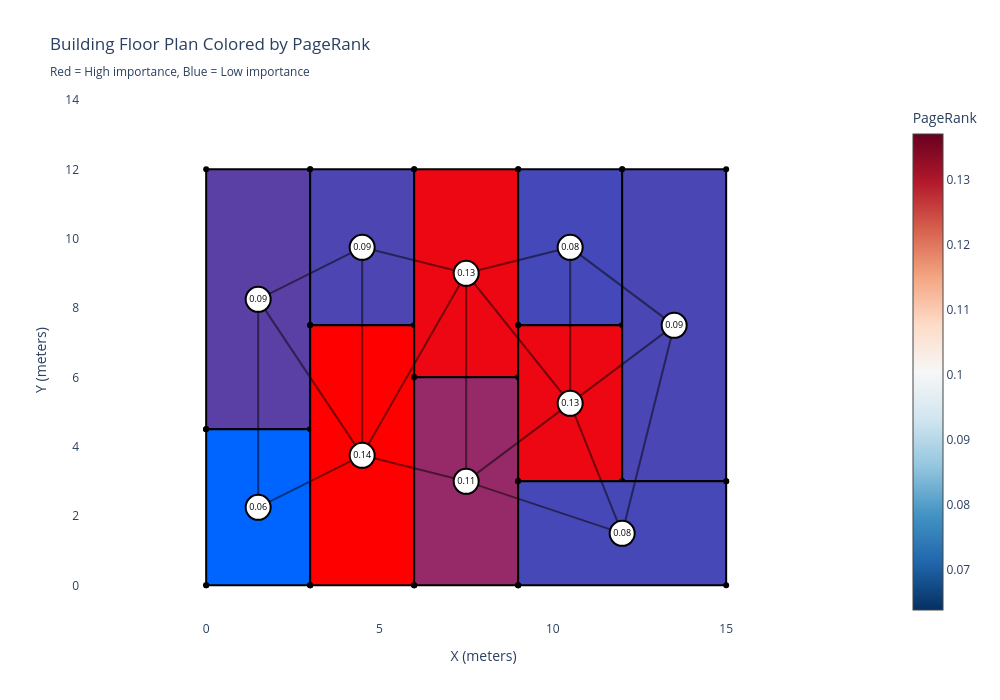

Source (notebook cell):
### Markdown cell above
## Visualize PageRank on Floor Plan

### Code cell
def visualize_pagerank(cellcomplex, graph, pagerank_scores):
    """
    Visualize the building with rooms colored by PageRank.
    """
    fig = go.Figure()
    
    cells = cellcomplex.Cells()
    graph_vertices = graph.Vertices()
    
    # Normalize PageRank for color mapping
    pr_min = min(pagerank_scores)
    pr_max = max(pagerank_scores)
    pr_range = pr_max - pr_min if pr_max > pr_min else 1
    
    # Match cells to graph vertices by centroid proximity
    cell_pr = []
    for cell in cells:
        centroid = cell.CenterOfMass()
        min_dist = float('inf')
        best_pr = 0
        for j, gv in enumerate(graph_vertices):
            gv_coord = gv.Coordinates()
            dist = ((centroid[0] - gv_coord[0])**2 + 
                    (centroid[1] - gv_coord[1])**2 + 
                    (centroid[2] - gv_coord[2])**2)**0.5
            if dist < min_dist:
                min_dist = dist
                best_pr = pagerank_scores[j]
        cell_pr.append(best_pr)
    
    # Draw rooms with PageRank coloring
    for i, cell in enumerate(cells):
        faces = cell.Faces()
        pr = cell_pr[i]
        # Normalize for color
        pr_norm = (pr - pr_min) / pr_range
        
        for face in faces:
            vertices = face.Vertices()
            coords = [v.Coordinates() for v in vertices]
            z_coords = [c[2] for c in coords]
            
            # Find bottom face
            if all(abs(z) < 0.01 for z in z_coords):
                x = [c[0] for c in coords] + [coords[0][0]]
                y = [c[1] for c in coords] + [coords[0][1]]
                
                # Color based on PageRank (red = high, blue = low)
                r = int(255 * pr_norm)
                g = int(100 * (1 - pr_norm))
                b = int(255 * (1 - pr_norm))
                color = f'rgb({r},{g},{b})'
                
                fig.add_trace(go.Scatter(
                    x=x, y=y,
                    fill='toself',
                    fillcolor=color,
                    line=dict(color='black', width=2),
                    name=f'PR: {pr:.3f}',
                    hovertext=f'PageRank: {pr:.4f}',
                    hoverinfo='text',
                    showlegend=False
                ))
                break
    
    # Add colorbar
    fig.add_trace(go.Scatter(
        x=[None], y=[None],
        mode='markers',
        marker=dict(
            colorscale='RdBu_r',
            cmin=pr_min,
            cmax=pr_max,
            colorbar=dict(title='PageRank', x=1.02),
            showscale=True
        ),
        showlegend=False
    ))
    
    # Draw graph overlay
    graph_edges = graph.Edges()
    for edge in graph_edges:
        verts = edge.Vertices()
        if len(verts) == 2:
            p1 = verts[0].Coordinates()
            p2 = verts[1].Coordinates()
            fig.add_trace(go.Scatter(
                x=[p1[0], p2[0]],
                y=[p1[1], p2[1]],
                mode='lines',
                line=dict(color='rgba(0,0,0,0.5)', width=2),
                showlegend=False,
                hoverinfo='skip'
            ))
    
    # Draw vertices with labels
    gv_coords = [v.Coordinates() for v in graph_vertices]
    x = [c[0] for c in gv_coords]
    y = [c[1] for c in gv_coords]
    labels = [f'{pr:.2f}' for pr in pagerank_scores]
    
    fig.add_trace(go.Scatter(
        x=x, y=y,
        mode='markers+text',
        marker=dict(size=25, color='white', line=dict(color='black', width=2)),
        text=labels,
        textposition='middle center',
        textfont=dict(size=9, color='black'),
        hovertext=[f'PageRank: {pr:.4f}' for pr in pagerank_scores],
        hoverinfo='text',
        showlegend=False
    ))
    
    fig.update_layout(
        title='Building Floor Plan Colored by PageRank<br><sub>Red = High importance, Blue = Low importance</sub>',
        xaxis=dict(title='X (meters)', scaleanchor='y', scaleratio=1, range=[-1, 17]),
        yaxis=dict(title='Y (meters)', range=[-1, 14]),
        width=1000,
        height=700,
        plot_bgcolor='white'
    )
    
    return fig

fig = visualize_pagerank(building, graph, pagerank_scores)
fig.show()

### Figure 1 — Plotly figure (JSON) as saved in the notebook; plotly's stock layout.template omitted (floating-point values rounded to 4 significant figures)
{"data": [{"fill": "toself", "fillcolor": "rgb(90,64,164)", "hoverinfo": "text", "hovertext": "PageRank: 0.0898", "line": {"color": "black", "width": 2}, "name": "PR: 0.090", "showlegend": false, "type": "scatter", "x": [0, 0, 3, 3, 0], "y": [4.5, 12, 12, 4.5, 4.5]}, {"fill": "toself", "fillcolor": "rgb(0,100,255)", "hoverinfo": "text", "hovertext": "PageRank: 0.0637", "line": {"color": "black", "width": 2}, "name": "PR: 0.064", "showlegend": false, "type": "scatter", "x": [0, 0, 3, 3, 0], "y": [0, 4.5, 4.5, 0, 0]}, {"fill": "toself", "fillcolor": "rgb(77,69,177)", "hoverinfo": "text", "hovertext": "PageRank: 0.0861", "line": {"color": "black", "width": 2}, "name": "PR: 0.086", "showlegend": false, "type": "scatter", "x": [3, 3, 6, 6, 3], "y": [7.5, 12, 12, 7.5, 7.5]}, {"fill": "toself", "fillcolor": "rgb(255,0,0)", "hoverinfo": "text", "hovertext": "PageRank: 0.1370", "line": {"color": "black", "width": 2}, "name": "PR: 0.137", "showlegend": false, "type": "scatter", "x": [3, 3, 6, 6, 3], "y": [0, 7.5, 7.5, 0, 0]}, {"fill": "toself", "fillcolor": "rgb(236,7,18)", "hoverinfo": "text", "hovertext": "PageRank: 0.1316", "line": {"color": "black", "width": 2}, "name": "PR: 0.132", "showlegend": false, "type": "scatter", "x": [6, 6, 9, 9, 6], "y": [6, 12, 12, 6, 6]}, {"fill": "toself", "fillcolor": "rgb(150,41,104)", "hoverinfo": "text", "hovertext": "PageRank: 0.1069", "line": {"color": "black", "width": 2}, "name": "PR: 0.107", "showlegend": false, "type": "scatter", "x": [6, 6, 9, 9, 6], "y": [0, 6, 6, 0, 0]}, {"fill": "toself", "fillcolor": "rgb(69,72,185)", "hoverinfo": "text", "hovertext": "PageRank: 0.0839", "line": {"color": "black", "width": 2}, "name": "PR: 0.084", "showlegend": false, "type": "scatter", "x": [9, 9, 12, 12, 9], "y": [7.5, 12, 12, 7.5, 7.5]}, {"fill": "toself", "fillcolor": "rgb(236,7,18)", "hoverinfo": "text", "hovertext": "PageRank: 0.1318", "line": {"color": "black", "width": 2}, "name": "PR: 0.132", "showlegend": false, "type": "scatter", "x": [9, 9, 12, 12, 9], "y": [3, 7.5, 7.5, 3, 3]}, {"fill": "toself", "fillcolor": "rgb(74,70,180)", "hoverinfo": "text", "hovertext": "PageRank: 0.0850", "line": {"color": "black", "width": 2}, "name": "PR: 0.085", "showlegend": false, "type": "scatter", "x": [12, 12, 15, 15, 12], "y": [3, 12, 12, 3, 3]}, {"fill": "toself", "fillcolor": "rgb(71,72,183)", "hoverinfo": "text", "hovertext": "PageRank: 0.0842", "line": {"color": "black", "width": 2}, "name": "PR: 0.084", "showlegend": false, "type": "scatter", "x": [9, 9, 15, 15, 9], "y": [0, 3, 3, 0, 0]}, {"marker": {"cmax": 0.137, "cmin": 0.06374, "colorbar": {"title": {"text": "PageRank"}, "x": 1.02}, "colorscale": [[0, "rgb(5,48,97)"], [0.1, "rgb(33,102,172)"], [0.2, "rgb(67,147,195)"], [0.3, "rgb(146,197,222)"], [0.4, "rgb(209,229,240)"], [0.5, "rgb(247,247,247)"], [0.6, "rgb(253,219,199)"], [0.7, "rgb(244,165,130)"], [0.8, "rgb(214,96,77)"], [0.9, "rgb(178,24,43)"], [1, "rgb(103,0,31)"]], "showscale": true}, "mode": "markers", "showlegend": false, "type": "scatter", "x": [null], "y": [null]}, {"hoverinfo": "skip", "line": {"color": "rgba(0,0,0,0.5)", "width": 2}, "mode": "lines", "showlegend": false, "type": "scatter", "x": [1.5, 1.5], "y": [8.25, 2.25]}, {"hoverinfo": "skip", "line": {"color": "rgba(0,0,0,0.5)", "width": 2}, "mode": "lines", "showlegend": false, "type": "scatter", "x": [1.5, 4.5], "y": [8.25, 9.75]}, {"hoverinfo": "skip", "line": {"color": "rgba(0,0,0,0.5)", "width": 2}, "mode": "lines", "showlegend": false, "type": "scatter", "x": [1.5, 4.5], "y": [8.25, 3.75]}, {"hoverinfo": "skip", "line": {"color": "rgba(0,0,0,0.5)", "width": 2}, "mode": "lines", "showlegend": false, "type": "scatter", "x": [1.5, 4.5], "y": [2.25, 3.75]}, {"hoverinfo": "skip", "line": {"color": "rgba(0,0,0,0.5)", "width": 2}, "mode": "lines", "showlegend": false, "type": "scatter", "x": [4.5, 4.5], "y": [9.75, 3.75]}, {"hoverinfo": "skip", "line": {"color": "rgba(0,0,0,0.5)", "width": 2}, "mode": "lines", "showlegend": false, "type": "scatter", "x": [4.5, 7.5], "y": [9.75, 9]}, {"hoverinfo": "skip", "line": {"color": "rgba(0,0,0,0.5)", "width": 2}, "mode": "lines", "showlegend": false, "type": "scatter", "x": [4.5, 7.5], "y": [3.75, 9]}, {"hoverinfo": "skip", "line": {"color": "rgba(0,0,0,0.5)", "width": 2}, "mode": "lines", "showlegend": false, "type": "scatter", "x": [4.5, 7.5], "y": [3.75, 3]}, {"hoverinfo": "skip", "line": {"color": "rgba(0,0,0,0.5)", "width": 2}, "mode": "lines", "showlegend": false, "type": "scatter", "x": [7.5, 7.5], "y": [9, 3]}, {"hoverinfo": "skip", "line": {"color": "rgba(0,0,0,0.5)", "width": 2}, "mode": "lines", "showlegend": false, "type": "scatter", "x": [7.5, 10.5], "y": [9, 9.75]}, {"hoverinfo": "skip", "line": {"color": "rgba(0,0,0,0.5)", "width": 2}, "mode": "lines", "showlegend": false, "type": "scatter", "x": [7.5, 10.5], "y": [9, 5.25]}, {"hoverinfo": "skip", "line": {"color": "rgba(0,0,0,0.5)", "width": 2}, "mode": "lines", "showlegend": false, "type": "scatter", "x": [7.5, 10.5], "y": [3, 5.25]}, {"hoverinfo": "skip", "line": {"color": "rgba(0,0,0,0.5)", "width": 2}, "mode": "lines", "showlegend": false, "type": "scatter", "x": [7.5, 12], "y": [3, 1.5]}, {"hoverinfo": "skip", "line": {"color": "rgba(0,0,0,0.5)", "width": 2}, "mode": "lines", "showlegend": false, "type": "scatter", "x": [10.5, 10.5], "y": [9.75, 5.25]}, {"hoverinfo": "skip", "line": {"color": "rgba(0,0,0,0.5)", "width": 2}, "mode": "lines", "showlegend": false, "type": "scatter", "x": [10.5, 13.5], "y": [9.75, 7.5]}, {"hoverinfo": "skip", "line": {"color": "rgba(0,0,0,0.5)", "width": 2}, "mode": "lines", "showlegend": false, "type": "scatter", "x": [10.5, 13.5], "y": [5.25, 7.5]}, {"hoverinfo": "skip", "line": {"color": "rgba(0,0,0,0.5)", "width": 2}, "mode": "lines", "showlegend": false, "type": "scatter", "x": [10.5, 12], "y": [5.25, 1.5]}, {"hoverinfo": "skip", "line": {"color": "rgba(0,0,0,0.5)", "width": 2}, "mode": "lines", "showlegend": false, "type": "scatter", "x": [13.5, 12], "y": [7.5, 1.5]}, {"hoverinfo": "text", "hovertext": ["PageRank: 0.0898", "PageRank: 0.0637", "PageRank: 0.0861", "PageRank: 0.1370", "PageRank: 0.1316", "PageRank: 0.1069", "PageRank: 0.0839", "PageRank: 0.1318", "PageRank: 0.0850", "PageRank: 0.0842"], "marker": {"color": "white", "line": {"color": "black", "width": 2}, "size": 25}, "mode": "markers+text", "showlegend": false, "text": ["0.09", "0.06", "0.09", "0.14", "0.13", "0.11", "0.08", "0.13", "0.09", "0.08"], "textfont": {"color": "black", "size": 9}, "textposition": "middle center", "type": "scatter", "x": [1.5, 1.5, 4.5, 4.5, 7.5, 7.5, 10.5, 10.5, 13.5, 12], "y": [8.25, 2.25, 9.75, 3.75, 9, 3, 9.75, 5.25, 7.5, 1.5]}], "layout": {"height": 700, "plot_bgcolor": "white", "title": {"text": "Building Floor Plan Colored by PageRank<br><sub>Red = High importance, Blue = Low importance</sub>"}, "width": 1000, "xaxis": {"range": [-1, 17], "scaleanchor": "y", "scaleratio": 1, "title": {"text": "X (meters)"}}, "yaxis": {"range": [-1, 14], "title": {"text": "Y (meters)"}}}}
